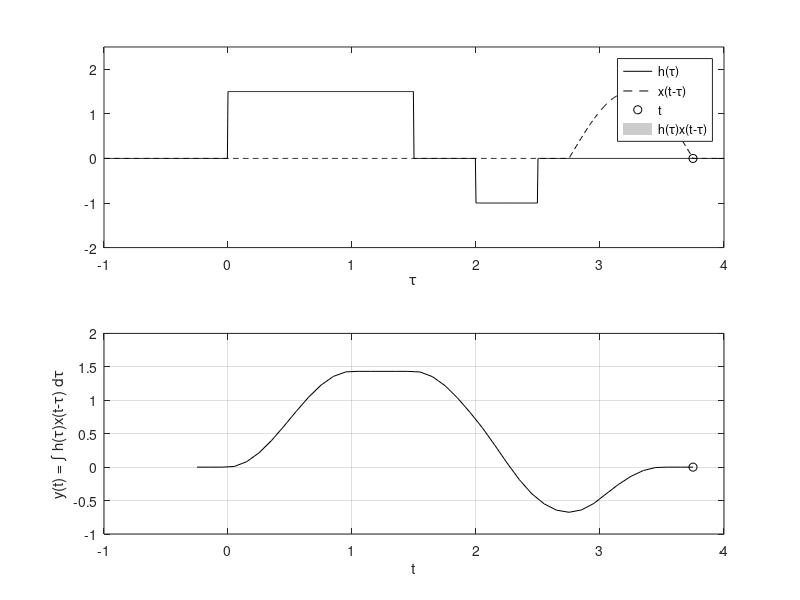

Write MATLAB code to recreate this figure.
figure(1) % Create figure window and make visible on screen
x = inline('1.5*sin(pi*t).*(t>=0 & t<1)');
h = inline('1.5*(t>=0 & t<1.5)-(t>=2 & t<2.5)');
dtau = 0.005;
tau = -1:dtau:4;
ti = 0;
tvec = -0.25:0.1:3.75;
y = NaN*zeros(1,length(tvec)); % Pre-allocate memory
for t = tvec,
    ti = ti + 1; % Time index
    xh = x(t-tau).*h(tau);
    lxh = length(xh);
    y(ti) = sum(xh.*dtau); % Trapezoidal approximation of integral
    subplot(2,1,1)
    plot(tau,h(tau),'k-',tau,x(t-tau),'k--',t,0,'ok')
    axis([tau(1) tau(end) -2.0 2.5])
    patch([tau(1:end-1);tau(1:end-1);tau(2:end);tau(2:end)],...
        [zeros(1,lxh-1);xh(1:end-1);xh(2:end);zeros(1,lxh-1)],...
        [0.8 0.8 0.8],'edgecolor','none')
    xlabel('\tau')
    legend('h(\tau)','x(t-\tau)','t','h(\tau)x(t-\tau)')
    c = get(gca,'children');
    set(gca,'children',[c(2);c(3);c(4);c(1)]);
    subplot(2,1,2)
    plot(tvec,y,'k',tvec(ti),y(ti),'ok')
    xlabel('t')
    ylabel('y(t) = \int h(\tau)x(t-\tau) d\tau')
    axis([tau(1) tau(end) -1.0 2.0])
    grid
    drawnow
%     pause
end
